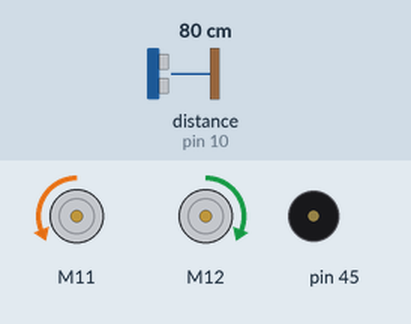
Recording of a sketch running on a simulated Arduino Uno, built with avr-gcc and run on an emulated ATmega328P. Shown: 2 × DC motor (green arrow = forward, orange = backward, longer = faster), buzzer (waves = sounding). The test bench sets the inputs (shaded band); at power-on: distance to the obstacle (sensor on pin 10) 80 cm.

Above: at 2.2 s.
2.3 s: distance to the obstacle (sensor on pin 10) set to 23 cm
5.3 s: distance to the obstacle (sensor on pin 10) set to 19 cm
At 5.8 s:
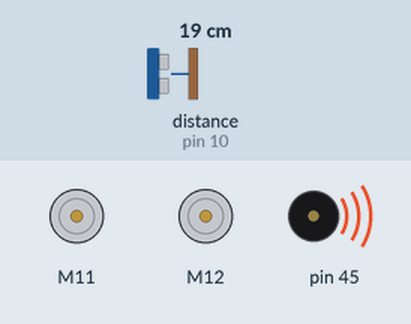
8.3 s: distance to the obstacle (sensor on pin 10) set to 35 cm
At 10.38 s:
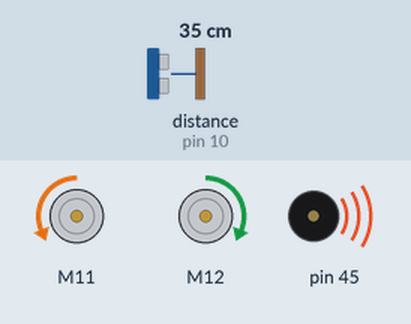
11.3 s: distance to the obstacle (sensor on pin 10) set to 2 cm
At 12.7 s:
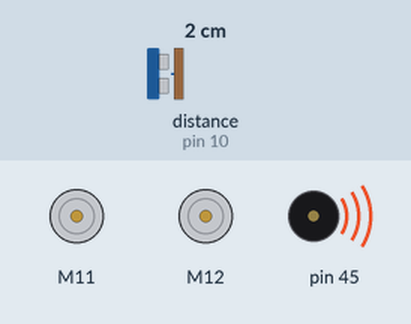
Timing chart, 0 to 15.3 s (numbered marks = the images above; inputs shaded):
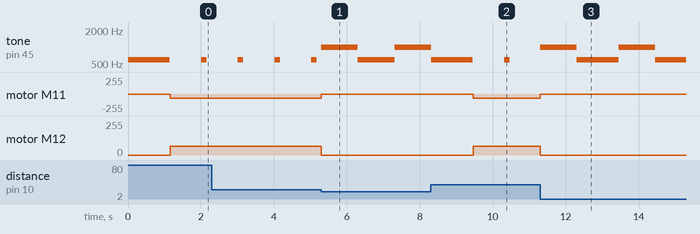

Measured:
- the behaviour switches between 21 and 20 cm on distance to the obstacle (sensor on pin 10) (found by bisection; images 0 and 1)
- after the input at 5.3 s, motor M11: backward 65/255 → stopped at once; motor M12: forward 65/255 → stopped at once
- after the input at 8.3 s, motor M11: stopped → backward 65/255 after 1.2 s; motor M12: stopped → forward 65/255 after 1.2 s
- after the input at 11.3 s, tone on pin 45: alternates 1000 Hz for 1.0 s and 600 Hz for 1.2 s, starting at once; motor M11: backward 65/255 → stopped at once; motor M12: forward 65/255 → stopped at once

The sketch:

Polaris_eFoundry_AGV_Repository.ino
```cpp
#include "Polaris_eFoundry_AGV_Repository.h"

void setup() {
  Serial.begin(115200);
  buzzer.setpin(BUZZER_PORT);
  buzzer.tone(600, 1000);
  // Set PWM 8KHz
  TCCR1A = _BV(WGM10);
  TCCR1B = _BV(CS11) | _BV(WGM12);
  TCCR2A = _BV(WGM21) | _BV(WGM20);
  TCCR2B = _BV(CS21);
  // Ensure motors are stopped at startup
  Encoder_1.setMotorPwm(0);
  Encoder_2.setMotorPwm(0);
}

void loop() {
  int sensorState = lineFinder.readSensors();
  if (millis() - LAST_BUZZER >= BUZZER_INTERVAL) {
      LAST_BUZZER = millis();
      if (BUZZER_ON) {
        buzzer.noTone();
      } else {
        buzzer.tone(600, 150);
      }
      BUZZER_ON = !BUZZER_ON;
    }
  Drive();
}
```

Polaris_eFoundry_AGV_Repository.h
```cpp
#ifndef Polaris_eFoundry_AGV_Repository_h
#define Polaris_eFoundry_AGV_Repository_h
#include <MeAuriga.h>
#include "Arduino.h"
#define BUZZER_PORT 45
#define SAFE_DISTANCE 20

MeEncoderOnBoard Encoder_1(SLOT1);
MeEncoderOnBoard Encoder_2(SLOT2);
MeLineFollower lineFinder(PORT_9);
MeUltrasonicSensor ultrasonic(PORT_10);
MeBuzzer buzzer;
MeGyro gyro_ext(0, 0x68);
MeGyro gyro(1, 0x69);

int16_t MOVE_SPEED = 65;
int16_t MAX_SPEED = 100;
unsigned long LAST_BUZZER = 0;
const unsigned long BUZZER_INTERVAL = 500;
bool BUZZER_ON = false;
char LAST_TURN;

class robotState {
private:
  int _xAxis;
  int _yAxis;
  int _zAxis;
  char _lastTurn;
  int _objectDistance;
public:

  void getState() {
    _xAxis = gyro.getAngleX();
    _yAxis = gyro.getAngleY();
    _zAxis = gyro.getAngleZ();
    _lastTurn = LAST_TURN;
    _objectDistance = ultrasonic.distanceCm();
  }

  int get_xAxis() {
    return _xAxis;
  }
  int get_yAxis() {
    return _yAxis;
  }
  int get_zAxis() {
    return _zAxis;
  }
  char get_lastTurn() {
    return _lastTurn;
  }
  int getObjectDistance() {
    return _objectDistance;
  }
} ROBOT_STATE;

void Stop() {
  Encoder_1.setMotorPwm(0);
  Encoder_2.setMotorPwm(0);
}

void Forward() {
  if (ultrasonic.distanceCm() > SAFE_DISTANCE) {
    Encoder_1.setMotorPwm(-MOVE_SPEED);
    Encoder_2.setMotorPwm(MOVE_SPEED);
  } else {
    Stop();
  }
}

void Forward(int16_t SPEED) {
  if (ultrasonic.distanceCm() > SAFE_DISTANCE) {
    Encoder_1.setMotorPwm(-SPEED);
  } else {
    Stop();
  }
}

void TurnLeft() {
  if (ultrasonic.distanceCm() > SAFE_DISTANCE) {
    Encoder_1.setMotorPwm(-MOVE_SPEED * 1.25);
    Encoder_2.setMotorPwm(MOVE_SPEED / 16);
  } else {
    Stop();
  }
}

void TurnLeft(int16_t SPEED) {
  if (ultrasonic.distanceCm() > SAFE_DISTANCE) {
    Encoder_1.setMotorPwm(-SPEED * 1.25);
    Encoder_2.setMotorPwm(SPEED / 16);
  } else {
    Stop();
  }
}

void TurnRight() {
  if (ultrasonic.distanceCm() > SAFE_DISTANCE) {
    Encoder_1.setMotorPwm(-MOVE_SPEED / 16);
    Encoder_2.setMotorPwm(MOVE_SPEED * 1.25);
  } else {
    Stop();
  }
}

void TurnRight(int16_t SPEED) {
  if (ultrasonic.distanceCm() > SAFE_DISTANCE) {
    Encoder_1.setMotorPwm(-SPEED / 16);
    Encoder_2.setMotorPwm(SPEED * 1.25);
  } else {
    Stop();
  }
}

void Drive() {
  int sensorState = lineFinder.readSensors();
  switch (sensorState) {
    case S1_IN_S2_IN:
      Forward();
      LAST_TURN = 'F';
      break;
    case S1_IN_S2_OUT:
      TurnLeft();
      LAST_TURN = 'L';
      break;
    case S1_OUT_S2_IN:
      TurnRight();
      LAST_TURN = 'R';
      break;
    case S1_OUT_S2_OUT:
      Stop();
      break;
  }

  if (ultrasonic.distanceCm() < SAFE_DISTANCE) {
    Stop();
    buzzer.tone(1000, 1000);
    buzzer.tone(600, 1000);
  }
}

#endif
```
